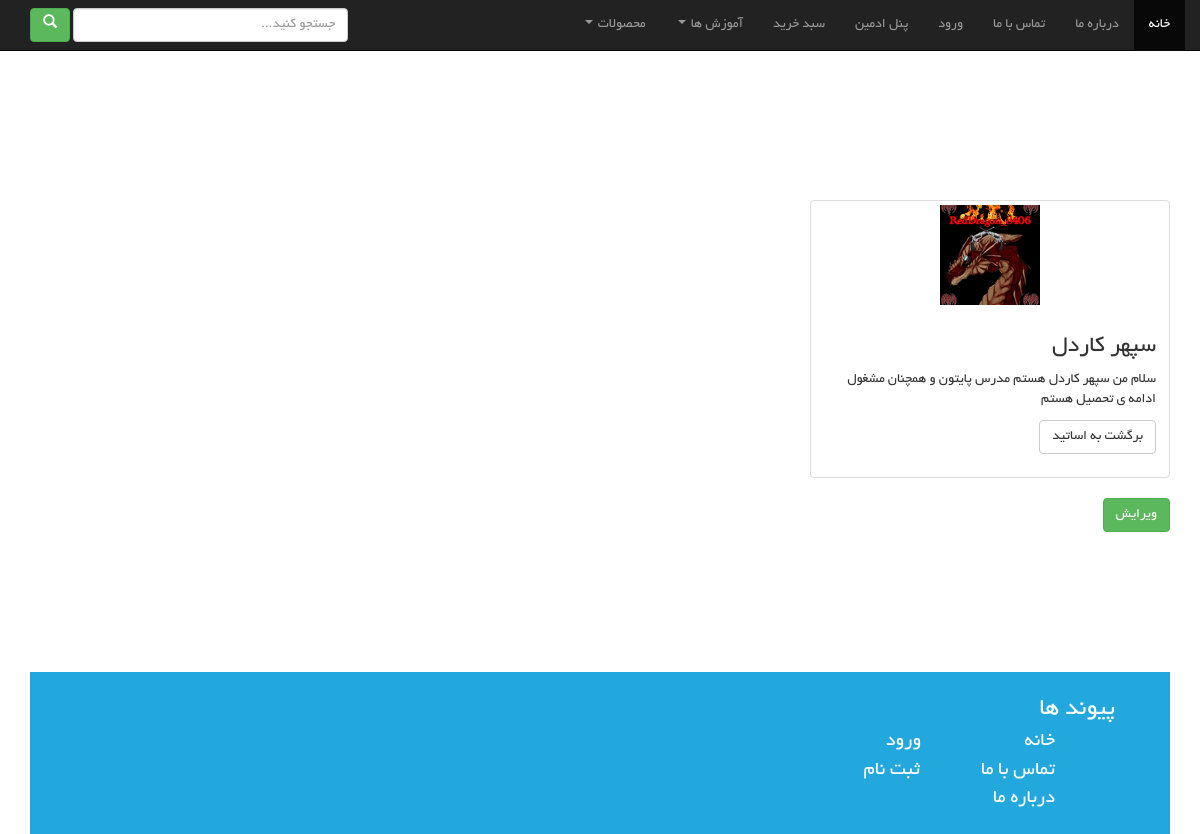
Page /masters/1 (signed in) on the committed database.
### masters/models.py (models this page shows, shortened)
class Master(models.Model):
    title = models.CharField(max_length=30)
    description = models.TextField()
    image = models.ImageField(upload_to='masters/',null=True,blank=True)

### masters/views.py (the view)
# urls.py: path('masters/<pk>', MasterDetailView.as_view()),
class MasterDetailView(DetailView):
    queryset = Master.objects.all()
    template_name = "masters/master.html"
    def get_context_data(self, *args, object_list=None, **kwargs):
        context = super(MasterDetailView, self).get_context_data(*args, **kwargs)
        return context

### masters/templates/masters/master.html (shortened to what this page needs)
{% load static %}
<!DOCTYPE html>
<html lang="en">
<head>
    <link rel="stylesheet" href="https://maxcdn.bootstrapcdn.com/bootstrap/3.3.7/css/bootstrap.min.css">
    <link rel="stylesheet" href="https://cdnjs.cloudflare.com/ajax/libs/font-awesome/4.7.0/css/font-awesome.min.css">
    <link rel="stylesheet" href="{% static "css/boot/bootstrap-rtl.css" %}">
    <link rel="stylesheet" href="{% static "css/main-css.css" %}">
</head>
<body>
<div class="container">
    <div id="header" class="col-lg-12">
        <nav class="navbar navbar-inverse navbar-fixed-top">
            <div class="container-fluid">
                <div class="collapse navbar-collapse" id="bs-example-navbar-collapse-1">
                    <ul class="nav navbar-nav">
                        <li class="active"><a href="/">خانه <span class="sr-only">(current)</span></a></li>
                        <li><a href="/about-us">درباره ما</a></li>
                        <li><a href="/contact-us">تماس با ما</a></li>
                        <li><a href="/login">ورود</a></li>
                        {% if request.user.is_superuser %}
                            <li><a href="/admin/">پنل ادمین</a></li>
                        {% endif %}
                        {% if request.user.is_authenticated %}
                            <li><a href="/cart">سبد خرید</a></li>
                        {% endif %}
                        <li class="dropdown">
                            <a href="#" class="dropdown-toggle" data-toggle="dropdown" role="button"
                               aria-haspopup="true" aria-expanded="false">آموزش ها <span class="caret"></span></a>
                        </li>
                    </ul>
                    <ul class="nav navbar-nav navbar-right">
                        <li class="dropdown">
                            <a href="#" class="dropdown-toggle" data-toggle="dropdown" role="button"
                               aria-haspopup="true" aria-expanded="false">محصولات <span class="caret"></span></a>
                        </li>
                    </ul>
                    <form class="navbar-form navbar-left" method="GET" action="/search">
                        <div class="form-group">
                            <input type="text" name="searching" class="form-control search-bar" style="width: 275px"
                                   placeholder="جستجو کنید...">
                            <button class="btn btn-success" type="submit"><i class="glyphicon glyphicon-search "></i>
                            </button>
                        </div>
                    </form>
                </div>
            </div>
        </nav>
    </div>
    <br><br><br><br><br><br><br><br><br><br>
    <div class="row">
        {% if request.user.is_authenticated %}
            <div class="col-sm-6 col-md-4">
                <div class="thumbnail">
                    <img src="{{ object.image.url }}" alt="...">
                    <div class="caption">
                        <h3>{{ object.title }}</h3>
                        <p>{{ object.description }}</p>
                        <p><a href="/masters"
                              class="btn btn-default"
                              role="button">برگشت به
                            اساتید</a></p>
                    </div>
                </div>
                {% if request.user.is_superuser %}
                    <a href="/admin/masters/master/{{ object.id }}/change/" class="btn btn-success">ویرایش</a>
                {% endif %}
            </div>
        {% else %}
            <div class="row">
                <h3 class="text-danger">شما وارد نشده اید.همین الان وارد شوید</h3>
                <a href="/login" style="margin-right: 10%" class="btn btn-success">ورود</a>
            </div>
        {% endif %}
    </div>
    <br><br><br><br><br><br><br>
    <div id="footer" class="col-lg-12 Footer">
        <br>
        <div align="right">
            <span align="right" class="Footer-H">پیوند ها</span>
            <br>
            <a href="/"><span align="right" class="Footer-link">خانه</span></a>
            <a href="/login"><span class="Footer-link">ورود</span></a>
            <br>
            <a href="/contact_us"><span class="Footer-link">تماس با ما</span></a>
            <a href="/register"><span class="Footer-link-1">ثبت نام</span></a>
            <br>
            <a href="/about-us"><span class="Footer-link">درباره ما</span></a>
            <br>
        </div>
        <br>
    </div>
</div>
</body>
</html>

### assets/css/main-css.css (style rules this page uses)
nav { background-color: rgb(26, 106, 211); }
.search-bar { width: 400px; font-family: yekan; }
.thumbnail { height: 125%; }
.Footer { background-color: rgb(34, 168, 221); width: 100%; }
.Footer-H { font-family: yekan; color: white; text-align: right; margin-right: 40px; font-size: 25px; }
.Footer-link { font-family: yekan; color: white; text-align: right; margin-right: 100px; font-size: 20px; }
.Footer-link-1 { font-family: yekan; color: white; text-align: right; margin-right: 57.5px; font-size: 20px; }

### rows in the picture
Master: image (picture), title "سپهر کاردل", description "سلام من سپهر کاردل هستم مدرس پایتون و همچنان مشغول ادامه ی تحصیل هستم"
